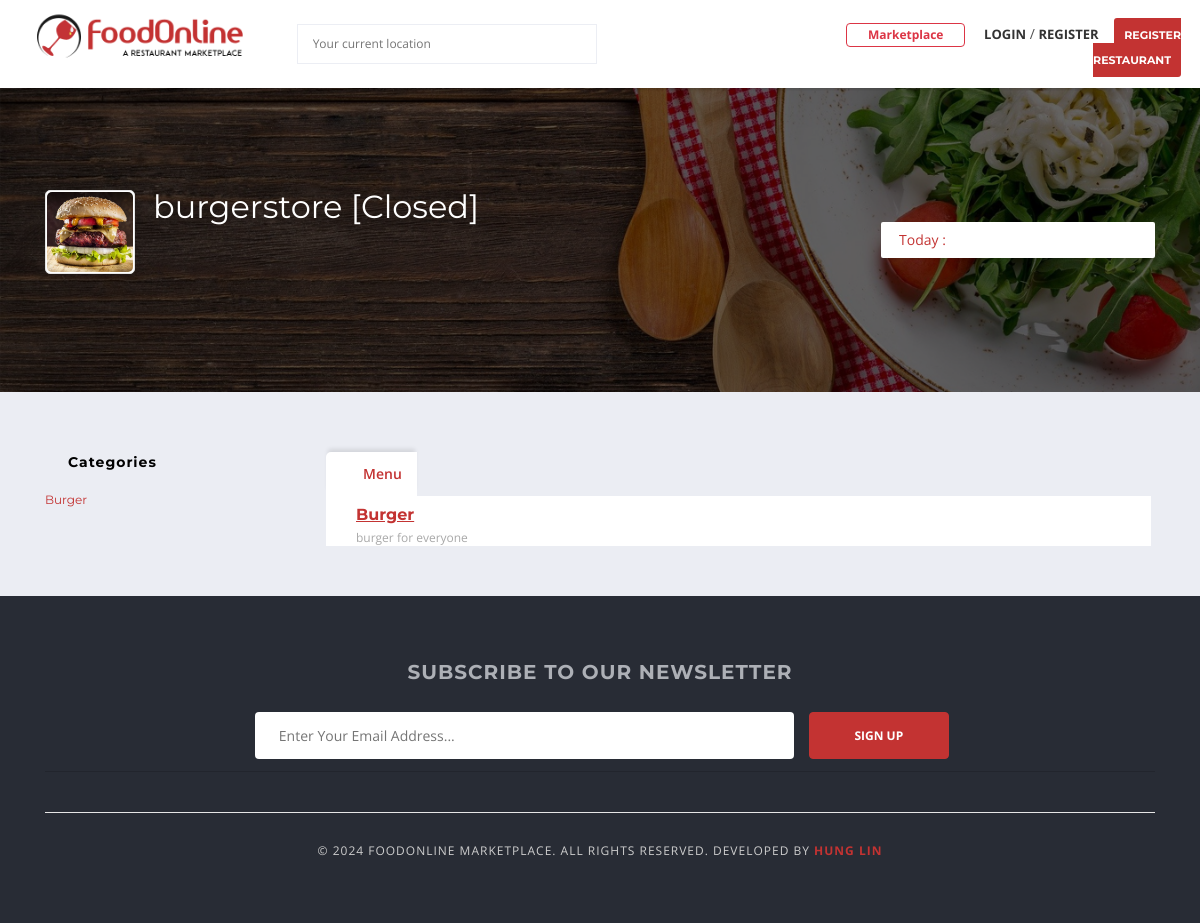
The page /marketplace/burgerstore-2/ on the database its author committed.
### vendor/models.py (models this page shows, shortened)
class Vendor(models.Model):
    user = models.OneToOneField(User, on_delete=models.CASCADE, related_name="vendor")
    user_profile = models.OneToOneField(UserProfile, on_delete=models.CASCADE, related_name="vendor")
    vendor_name = models.CharField(max_length=50)
    vendor_slug = models.SlugField(max_length=100, unique=True,null=True)
    vendor_license = models.ImageField(upload_to="vendor/license")
    is_approved = models.BooleanField(default=False)
    created_at = models.DateTimeField(auto_now_add=True,null=True)
    modfied_at = models.DateTimeField(auto_now=True)
    def is_open(self):
        today_date = date.today()
        today = today_date.isoweekday()
        current_opening_hours = OpeningHour.objects.filter(vendor=self, day=today)
        now = datetime.now()
        current_time = now.strftime("%H:%M:%S")
        is_open = None
        return is_open

### menu/models.py (models this page shows, shortened)
class Category(models.Model):
    vendor = models.ForeignKey(Vendor, on_delete=models.CASCADE)
    category_name = models.CharField(max_length=50,null=True)
    slug = models.SlugField(max_length=100, unique=True)
    description = models.TextField(max_length=250, blank=True)
    created_at = models.DateTimeField(auto_now_add=True)
    updated_at = models.DateTimeField(auto_now=True)
    class Meta:
        verbose_name = "category"
        verbose_name_plural = "categories"

### marketplace/views.py (the view)
# urls.py: path("<slug:vendor_slug>/", views.vendor_detail, name="vendor_detail"),
def vendor_detail(request, vendor_slug):
    vendor = get_object_or_404(Vendor, vendor_slug=vendor_slug)
    categories = Category.objects.filter(vendor=vendor).prefetch_related(
        Prefetch(
            "fooditems",
            queryset = FoodItem.objects.filter(is_available=True),
        )
    )
    opening_hours = OpeningHour.objects.filter(vendor=vendor).order_by("day", "-from_hour")
    today_date = date.today()
    today = today_date.isoweekday()
    current_opening_hours = OpeningHour.objects.filter(vendor=vendor, day=today)
    if request.user.is_authenticated:
        cart_items = Cart.objects.filter(user=request.user)
    else:
        cart_items = None
    context = {
        "vendor": vendor,
        "categories": categories,
        "cart_items": cart_items,
        "opening_hours": opening_hours,
        "current_opening_hours": current_opening_hours,
    }
    return render(request, "marketplace/vendor_detail.html", context)

### accounts/context_processors.py (called while the page is built)
def get_vendor(request):
    try:
        vendor = Vendor.objects.get(user=request.user)
    except:
        vendor = None
    return dict(vendor=vendor)

def get_user_profile(request):
    try:
        user_profile = UserProfile.objects.get(user=request.user)
    except:
        user_profile = None
    return dict(user_profile=user_profile)

### vendor/models.py (called while the page is built)
    def __str__(self):
        return self.get_day_display()

### templates/marketplace/vendor_detail.html (shortened to what this page needs)
{% extends "base.html" %}
{% load static %}
{% block content %}
<div class="main-section">
  <div
    class="page-section restaurant-detail-image-section"
    style="
      background: url({% if vendor.user_profile.cover_photo %} {{ vendor.user_profile.cover_photo.url }} {% else %} {% static 'images/default-cover.png' %} {% endif %})
      no-repeat scroll 0 0 / cover;
    "
  >
    <div class="container">
      <div class="row">
        <div class="col-lg-12 col-md-12 col-sm-12 col-xs-12">
          <div class="company-info-detail">
            <div class="company-info">
              <div class="img-holder">
                <figure>
                  {% if vendor.user_profile.profile_picture %}
                  <img src="{{ vendor.user_profile.profile_picture.url }}" alt="Profile Picture" />
                  {% else %}
                  <img src="{% static 'images/default-profile.png' %}" alt="Profile Picture" />
                  {% endif %}
                </figure>
              </div>
              <div class="text-holder">
                <span class="restaurant-title">
                  {{ vendor.vendor_name }}
                  {% if not vendor.is_open %}
                    [Closed]
                  {% endif %}
                </span>
              </div>
            </div>
            {% if opening_hours %}
            <div class="delivery-timing reviews-sortby">
              <ul>
                <li>
                  <a href="#" class="reviews-sortby-active">
                    <span>Today :</span>
                    <i class="icon-chevron-small-down"></i>
                  </a>
                </li>
              </ul>
            </div>
            {% endif %}
          </div>
        </div>
      </div>
    </div>
  </div>
  <div class="page-section">
    <div class="container">
      <div class="row">
        <div class="col-lg-3 col-md-3 col-sm-4 col-xs-12 sticky-sidebar">
          <div class="filter-wrapper">
            <div class="categories-menu">
              <h6><i class="icon-restaurant_menu"></i>Categories</h6>
              <ul class="menu-list">
                {% for category in categories %}
                <li class="active">
                  <a href="#" class="menu-category-link"> {{category.category_name}} </a>
                </li>
                {% endfor %}
              </ul>
            </div>
          </div>
        </div>
        <div class="col-lg-9 col-md-9 col-sm-8 col-xs-12">
          <div class="tabs-holder horizontal">
            <ul class="stickynav-tabs nav nav-tabs">
              <li class="active">
                <a data-toggle="tab" href="#home"
                  ><i class="icon- icon-room_service"></i>Menu</a
                >
              </li>
            </ul>
            <div class="tab-content">
              <div id="home" class="tab-pane in active">
                <div class="menu-itam-holder">
                  <div id="menu-item-list-6272" class="menu-itam-list">
                    {% for category in categories %}
                    <div class="element-title" id="menu-category-2">
                      <h5 class="text-color">{{ category.category_name }}</h5>
                      <span>
                        {{category.description}}
                      </span>
                    </div>
                    {% endfor %}
                  </div>
                </div>
              </div>
            </div>
          </div>
        </div>
      </div>
    </div>
  </div>
</div>
{% endblock %}

### templates/base.html (style rules this page uses)
body, .main-section p, .mce-content-body p { font: Normal 14px/24px "Open Sans", sans-serif; letter-spacing: 0px; text-transform: none; color: #515151 !important; }

### rows shown on the page
Vendor: vendor_name "burgerstore"
Category: category_name "Burger", description "burger for everyone"
